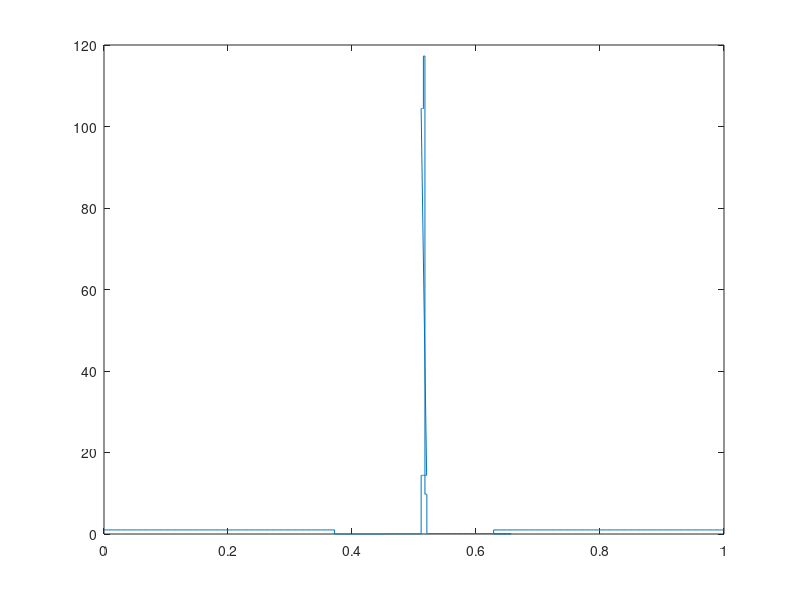

Write MATLAB code to recreate this figure.
%two blast wave interaction
%final time = 0.43
%rho = 1, u = 0
%x < 0.1: p = 1e3
%x < 0.9: p = 1e-2
%x < 1.0: p = 1e2
t = 0.43;

R1_rho = 1.000e+0;
R1_u   = 0.000e-0;
R1_p   = 1.000e+3;
R1_c   = 6.323e-1;

R3_rho = 4.910e-2;
R3_u   = 9.570e-1;
R3_p   = 1.471e+1;
R3_c   = 6.321e-1;

R4_rho = 1.439e+1;
R4_u   = 9.570e-1;
R4_p   = 1.471e+1;
R4_c   = 5.591e-1;

R6_rho = 9.720e+0;
R6_u   = -8.820e-1;
R6_p   = 4.639e+0;
R6_c   = 5.002e-1;

R7_rho = 1.120e-1;
R7_u   = -8.820e-1;
R7_p   = 4.639e+0;
R7_c   = 6.303e-1;

R9_rho = 1.000e+0;
R9_u   = 0.000e-0;
R9_p   = 1.000e+2;
R9_c   = 6.316e-1;

C1_rho = 1.044e+2;
C1_u   = 4.560e-1;
C1_p   = 3.698e+2;
C1_c   = 6.084e-1;

C2_rho = 1.173e+2;
C2_u   = 4.560e-1;
C2_p   = 3.698e+2;
C2_c   = 6.056e-1;

x1 = 0.1 + 0.6324*t;
x2 = 0.1 + 0.8222*t;
x3 = 0.1 + 0.9570*t;
x4 = 0.1 + 0.9776*t;
x5 = 0.9 - 0.9274*t;
x6 = 0.9 - 0.8820*t;
x7 = 0.9 - 0.5668*t;
x8 = 0.9 - 0.6315*t;
x41 = 0.5106 + 0.088*(t - 0.42);
x42 = 0.5106 + 0.456*(t - 0.42);
x43 = 0.5106 + 0.703*(t - 0.42);
x1
x2
x3
x41
x42
x43
x6
x7
x8

x = [ linspace(0, x1, 100), linspace(x1, x2, 100), linspace(x2, x3, 100), linspace(x3, x4, 100), ...
linspace(x41,x42,100), linspace(x42,x43,100), linspace(x43,x6, 100), linspace(x6, x7, 100), ...
linspace(x7, x8, 100), linspace(x8, 1,  100)];
y = [ ones(1,100)*R1_rho, ones(1,100)*0, ones(1,100)*R3_rho, ones(1,100)*R4_rho, ...
ones(1,100)*C1_rho, ones(1,100)*C2_rho, ones(1,100)*R6_rho, ones(1,100)*R7_rho, ...
ones(1,100)*0, ones(1,100)*R9_rho];
plot(x, y);

